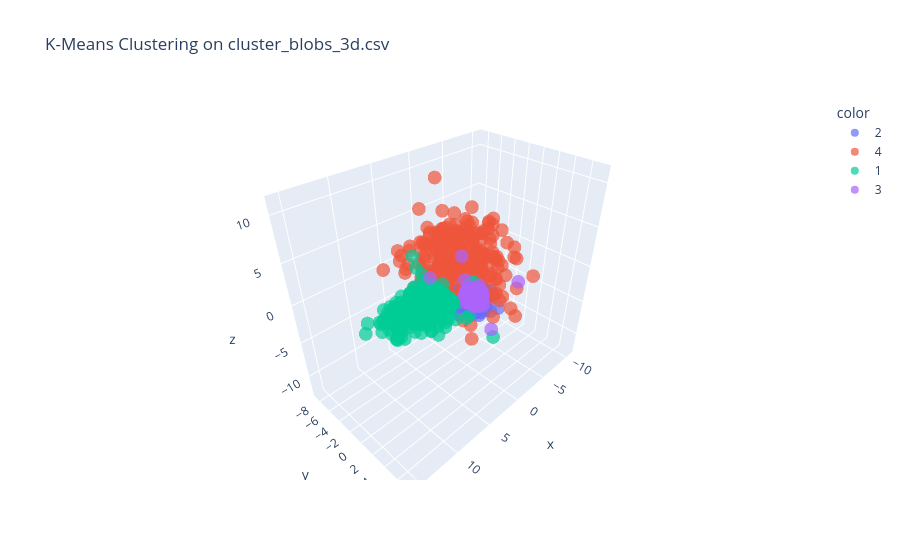

Notebook code for this chart:
### Markdown cell above
## 6. Four-Cluster Solution

The stored run applies the implementation with \(k=4\). It converged after **4 iterations**, with a relative total-distance change of approximately **0.0064**, and the resulting assignments are shown in the preserved 3D visualization.

### Code cell
## ASSERT (YOU SHOULD BE ABLE TO REPLICATE THIS)

df = pd.read_csv('cluster_blobs_3d.csv')
dataset = [tuple(x) for x in df[['x', 'y', 'z']].values]
labels, centers, total_distance = kMeans_Clustering(dataset, k=4, tolerance=0.01)

# Assign predicted labels back to DataFrame
df["predicted_label"] = labels

# Plot result
fig = px.scatter_3d(df, x="x", y="y", z="z", color=df["predicted_label"].astype(str),
                    title="K-Means Clustering on cluster_blobs_3d.csv", opacity=0.7)
fig.show()

### Figure 1 — Plotly figure (JSON) as saved in the notebook; plotly's stock layout.template omitted (floating-point values rounded to 4 significant figures; data arrays with more than 128 entries replaced by an {"elided": "..."} marker saying what was removed)
{"data": [{"hovertemplate": "color=2<br>x=%{x}<br>y=%{y}<br>z=%{z}<extra></extra>", "legendgroup": "2", "marker": {"color": "#636efa", "opacity": 0.7, "symbol": "circle"}, "mode": "markers", "name": "2", "scene": "scene", "showlegend": true, "type": "scatter3d", "x": {"elided": "300 float values"}, "y": {"elided": "300 float values"}, "z": {"elided": "300 float values"}}, {"hovertemplate": "color=4<br>x=%{x}<br>y=%{y}<br>z=%{z}<extra></extra>", "legendgroup": "4", "marker": {"color": "#EF553B", "opacity": 0.7, "symbol": "circle"}, "mode": "markers", "name": "4", "scene": "scene", "showlegend": true, "type": "scatter3d", "x": {"elided": "277 float values"}, "y": {"elided": "277 float values"}, "z": {"elided": "277 float values"}}, {"hovertemplate": "color=1<br>x=%{x}<br>y=%{y}<br>z=%{z}<extra></extra>", "legendgroup": "1", "marker": {"color": "#00cc96", "opacity": 0.7, "symbol": "circle"}, "mode": "markers", "name": "1", "scene": "scene", "showlegend": true, "type": "scatter3d", "x": {"elided": "315 float values"}, "y": {"elided": "315 float values"}, "z": {"elided": "315 float values"}}, {"hovertemplate": "color=3<br>x=%{x}<br>y=%{y}<br>z=%{z}<extra></extra>", "legendgroup": "3", "marker": {"color": "#ab63fa", "opacity": 0.7, "symbol": "circle"}, "mode": "markers", "name": "3", "scene": "scene", "showlegend": true, "type": "scatter3d", "x": {"elided": "308 float values"}, "y": {"elided": "308 float values"}, "z": {"elided": "308 float values"}}], "layout": {"legend": {"title": {"text": "color"}, "tracegroupgap": 0}, "scene": {"domain": {"x": [0, 1], "y": [0, 1]}, "xaxis": {"title": {"text": "x"}}, "yaxis": {"title": {"text": "y"}}, "zaxis": {"title": {"text": "z"}}}, "title": {"text": "K-Means Clustering on cluster_blobs_3d.csv"}}}
